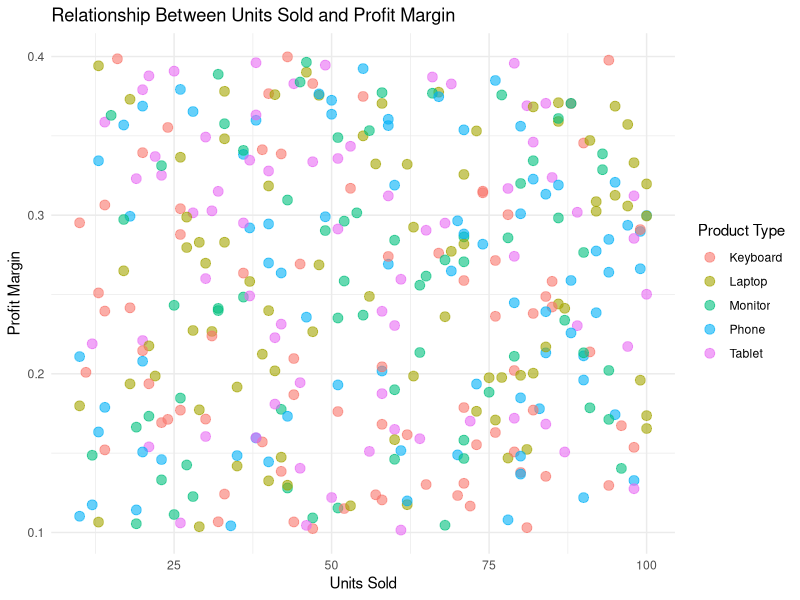
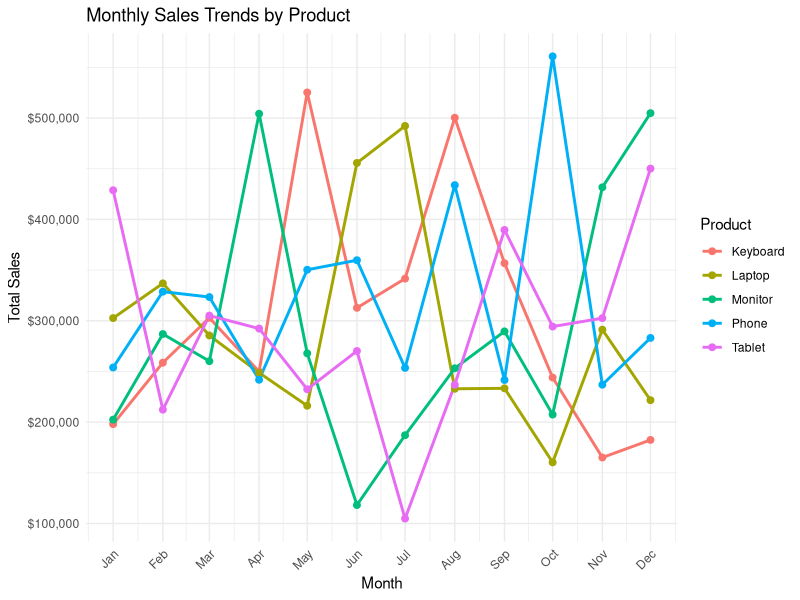
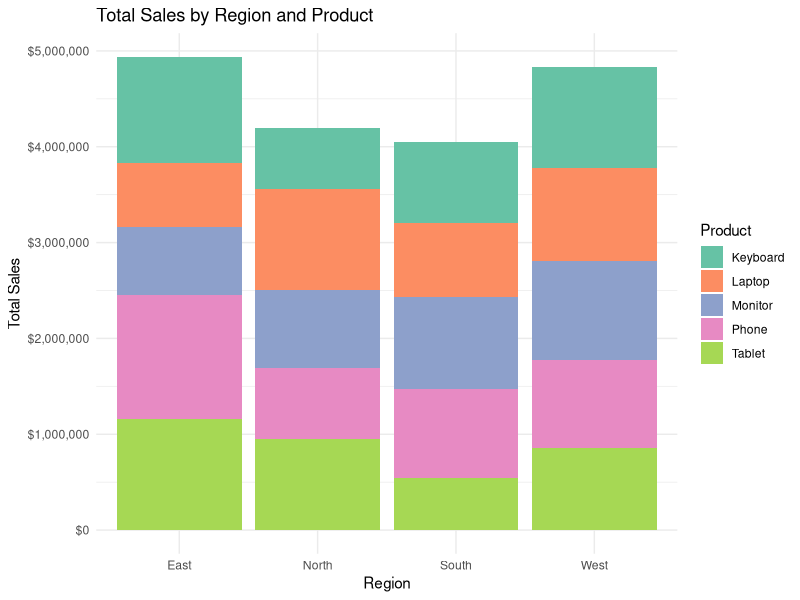
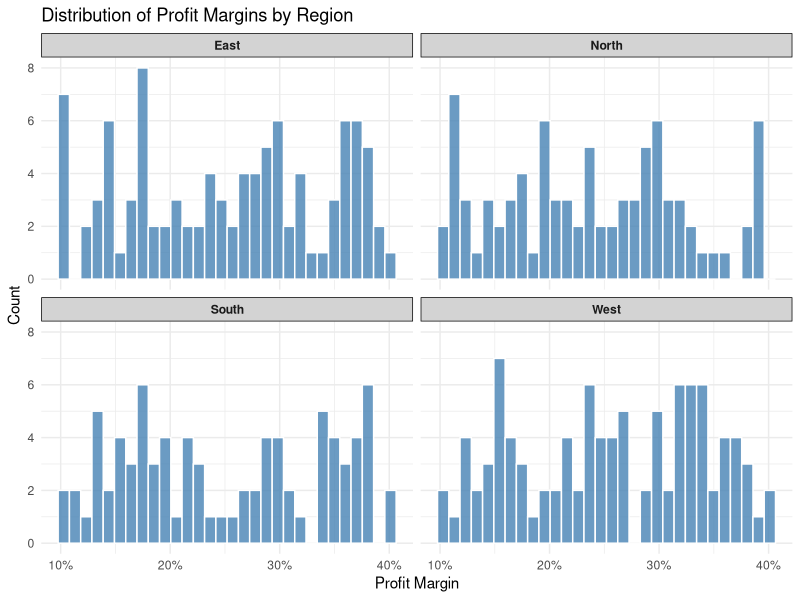
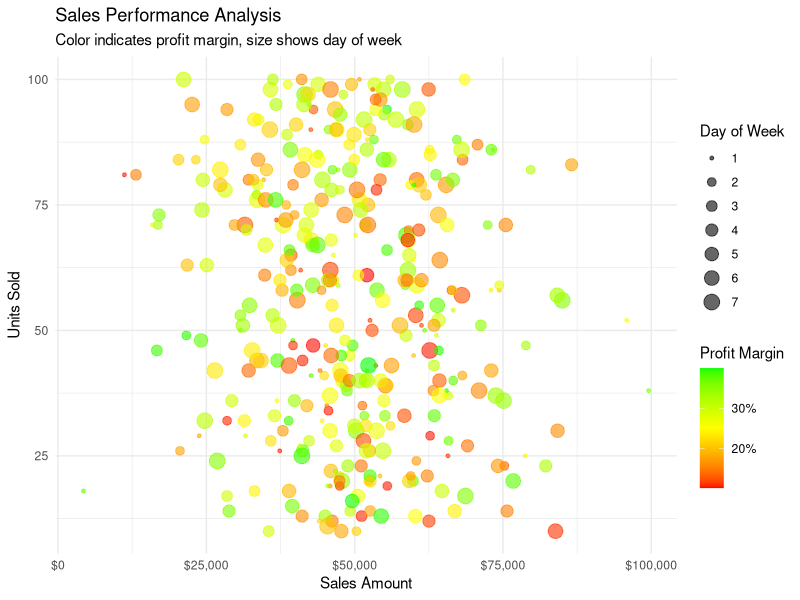
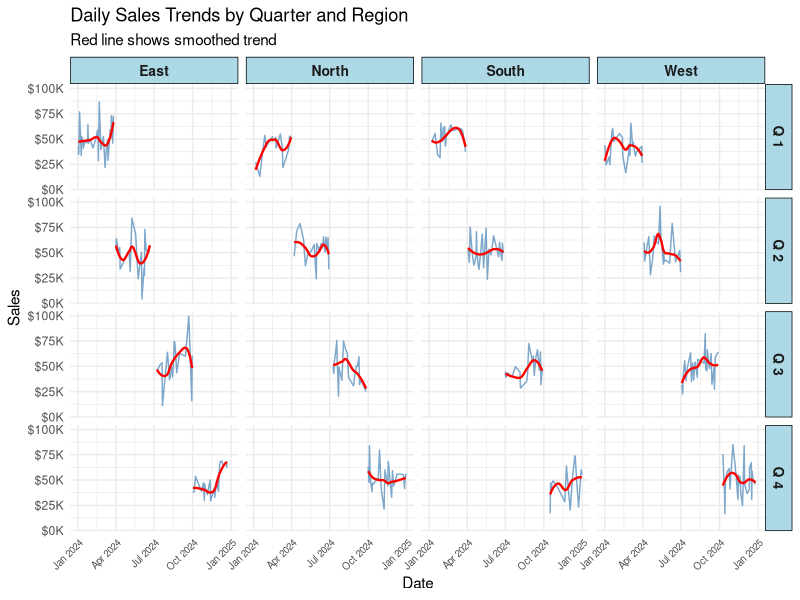
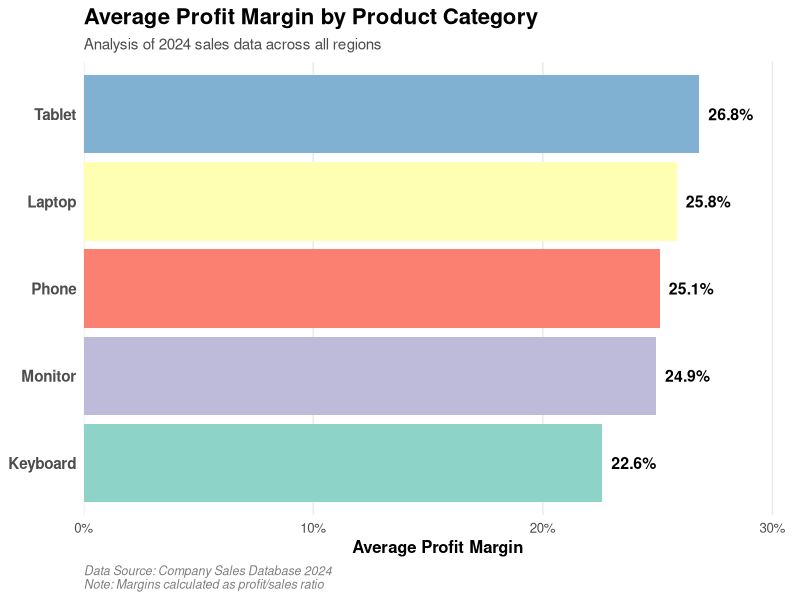
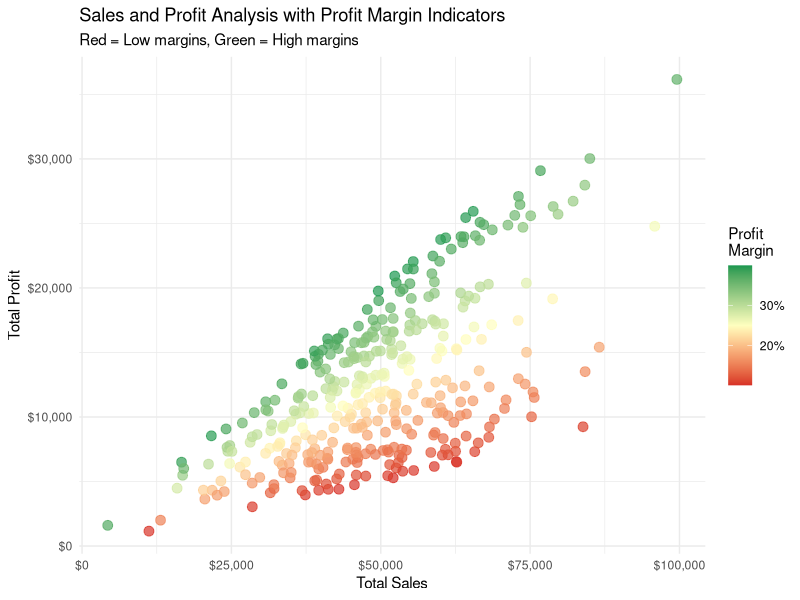

Write R code to recreate these figures, in order.
## ---- chunk 1
knitr::opts_chunk$set(echo = TRUE, warning = FALSE, message = FALSE, fig.width = 10, fig.height = 6)
## ---- chunk 2
library(tidyverse)
library(scales)
library(patchwork)
library(lubridate)
## ---- chunk 3
set.seed(123)

sales_data <- tibble(
  date = seq(as.Date('2024-01-01'), as.Date('2024-12-31'), by='day'),
  product = sample(c('Laptop', 'Phone', 'Tablet', 'Monitor', 'Keyboard'),
                   366, replace = TRUE),
  region = sample(c('North', 'South', 'East', 'West'),
                  366, replace = TRUE),
  sales = round(rnorm(366, mean = 50000, sd = 15000)),
  units = sample(10:100, 366, replace = TRUE),
  profit_margin = runif(366, 0.1, 0.4)
) %>%
  mutate(
    profit = sales * profit_margin,
    month = month(date, label = TRUE),
    quarter = quarter(date),
    day_of_week = wday(date, label = TRUE)
  )
## ---- chunk 4
ggplot(sales_data, aes(x = units, y = profit_margin, color = product)) +
  geom_point(size = 3, alpha = 0.6) +
  labs(
    title = 'Relationship Between Units Sold and Profit Margin',
    x = 'Units Sold',
    y = 'Profit Margin',
    color = 'Product Type'
  ) +
  theme_minimal()
## ---- chunk 5
# Prepare monthly data
monthly_product_sales <- sales_data %>%
  mutate(month_date = floor_date(date, 'month')) %>%
  group_by(month_date, product) %>%
  summarise(total_sales = sum(sales), .groups = 'drop')

# Create plot
ggplot(monthly_product_sales, aes(x = month_date, y = total_sales,
                                   color = product, group = product)) +
  geom_line(size = 1) +
  geom_point(size = 2) +
  scale_y_continuous(labels = dollar_format()) +
  scale_x_date(date_breaks = '1 month', date_labels = '%b') +
  labs(
    title = 'Monthly Sales Trends by Product',
    x = 'Month',
    y = 'Total Sales',
    color = 'Product'
  ) +
  theme_minimal() +
  theme(axis.text.x = element_text(angle = 45, hjust = 1))
## ---- chunk 6
# Prepare data
region_product_sales <- sales_data %>%
  group_by(region, product) %>%
  summarise(total_sales = sum(sales), .groups = 'drop')

# Create stacked bar chart
ggplot(region_product_sales, aes(x = region, y = total_sales, fill = product)) +
  geom_col(position = 'stack') +
  scale_y_continuous(labels = dollar_format()) +
  scale_fill_brewer(palette = 'Set2') +
  labs(
    title = 'Total Sales by Region and Product',
    x = 'Region',
    y = 'Total Sales',
    fill = 'Product'
  ) +
  theme_minimal()
## ---- chunk 7
ggplot(sales_data, aes(x = profit_margin)) +
  geom_histogram(bins = 30, fill = 'steelblue',
                 color = 'white', alpha = 0.8) +
  facet_wrap(~ region, ncol = 2) +
  scale_x_continuous(labels = percent_format()) +
  labs(
    title = 'Distribution of Profit Margins by Region',
    x = 'Profit Margin',
    y = 'Count'
  ) +
  theme_minimal() +
  theme(
    strip.background = element_rect(fill = 'lightgray'),
    strip.text = element_text(face = 'bold')
  )
## ---- chunk 8
ggplot(sales_data, aes(x = sales, y = units,
                       color = profit_margin,
                       size = as.numeric(day_of_week))) +
  geom_point(alpha = 0.6) +
  scale_color_gradient2(
    low = 'red',
    mid = 'yellow',
    high = 'green',
    midpoint = median(sales_data$profit_margin),
    labels = percent_format()
  ) +
  scale_size_continuous(range = c(1, 5)) +
  scale_x_continuous(labels = dollar_format()) +
  labs(
    title = 'Sales Performance Analysis',
    subtitle = 'Color indicates profit margin, size shows day of week',
    x = 'Sales Amount',
    y = 'Units Sold',
    color = 'Profit Margin',
    size = 'Day of Week'
  ) +
  theme_minimal()
## ---- chunk 9
ggplot(sales_data, aes(x = date, y = sales)) +
  geom_line(color = 'steelblue', alpha = 0.7) +
  geom_smooth(method = 'loess', color = 'red',
              se = FALSE, size = 0.8) +
  facet_grid(quarter ~ region,
             labeller = labeller(quarter = function(x) paste('Q', x))) +
  scale_y_continuous(labels = dollar_format(scale = 0.001, suffix = 'K')) +
  labs(
    title = 'Daily Sales Trends by Quarter and Region',
    subtitle = 'Red line shows smoothed trend',
    x = 'Date',
    y = 'Sales'
  ) +
  theme_minimal() +
  theme(
    strip.background = element_rect(fill = 'lightblue'),
    strip.text = element_text(face = 'bold', size = 10),
    axis.text.x = element_text(angle = 45, hjust = 1, size = 7)
  )
## ---- chunk 10
# Prepare data
avg_margin <- sales_data %>%
  group_by(product) %>%
  summarise(avg_profit_margin = mean(profit_margin), .groups = 'drop')

# Create plot
ggplot(avg_margin, aes(x = reorder(product, avg_profit_margin),
                       y = avg_profit_margin,
                       fill = product)) +
  geom_col(show.legend = FALSE) +
  geom_text(aes(label = scales::percent(avg_profit_margin, accuracy = 0.1)),
            hjust = -0.2, size = 4, fontface = 'bold') +
  scale_y_continuous(
    labels = percent_format(),
    expand = expansion(mult = c(0, 0.15))
  ) +
  scale_fill_brewer(palette = 'Set3') +
  coord_flip() +
  labs(
    title = 'Average Profit Margin by Product Category',
    subtitle = 'Analysis of 2024 sales data across all regions',
    x = NULL,
    y = 'Average Profit Margin',
    caption = 'Data Source: Company Sales Database 2024\nNote: Margins calculated as profit/sales ratio'
  ) +
  theme_minimal(base_size = 12) +
  theme(
    plot.title = element_text(size = 16, face = 'bold', hjust = 0),
    plot.subtitle = element_text(size = 11, color = 'gray30', hjust = 0),
    plot.caption = element_text(size = 9, color = 'gray50',
                                hjust = 0, face = 'italic'),
    axis.title.x = element_text(size = 12, face = 'bold'),
    axis.text.y = element_text(size = 11, face = 'bold'),
    panel.grid.major.y = element_blank(),
    panel.grid.minor = element_blank()
  )
## ---- chunk 11
ggplot(sales_data, aes(x = sales, y = profit, color = profit_margin)) +
  geom_point(size = 3, alpha = 0.7) +
  scale_color_gradient2(
    low = '#d73027',      # Red
    mid = '#ffffbf',      # Yellow
    high = '#1a9850',     # Green
    midpoint = median(sales_data$profit_margin),
    labels = percent_format(),
    name = 'Profit\nMargin'
  ) +
  scale_x_continuous(labels = dollar_format()) +
  scale_y_continuous(labels = dollar_format()) +
  labs(
    title = 'Sales and Profit Analysis with Profit Margin Indicators',
    subtitle = 'Red = Low margins, Green = High margins',
    x = 'Total Sales',
    y = 'Total Profit'
  ) +
  theme_minimal() +
  theme(legend.position = 'right')
## ---- chunk 12
ggplot(sales_data, aes(x = region, y = profit)) +
  geom_boxplot(fill = 'lightgray', alpha = 0.7,
               outlier.shape = NA) +
  geom_jitter(aes(color = product),
              width = 0.2,
              alpha = 0.5,
              size = 2) +
  scale_y_continuous(labels = dollar_format()) +
  scale_color_brewer(palette = 'Set1') +
  labs(
    title = 'Profit Distribution Across Regions',
    subtitle = 'Box plots show distribution quartiles, points show individual transactions',
    x = 'Region',
    y = 'Profit',
    color = 'Product Type'
  ) +
  theme_minimal(base_size = 12) +
  theme(
    plot.title = element_text(face = 'bold', size = 14),
    legend.position = 'bottom'
  )
## ---- chunk 13
# Prepare data
heatmap_data <- sales_data %>%
  group_by(product, day_of_week) %>%
  summarise(avg_margin = mean(profit_margin), .groups = 'drop')

# Create heatmap
ggplot(heatmap_data, aes(x = day_of_week, y = product, fill = avg_margin)) +
  geom_tile(color = 'white', size = 1.5) +
  geom_text(aes(label = scales::percent(avg_margin, accuracy = 0.1)),
            color = 'black', fontface = 'bold', size = 4) +
  scale_fill_gradient2(
    low = '#d73027',
    mid = '#ffffbf',
    high = '#1a9850',
    midpoint = median(heatmap_data$avg_margin),
    labels = percent_format(),
    name = 'Average\nProfit Margin'
  ) +
  labs(
    title = 'Profit Margin Patterns by Product and Day of Week',
    subtitle = 'Darker green indicates higher profit margins',
    x = 'Day of Week',
    y = 'Product'
  ) +
  theme_minimal(base_size = 12) +
  theme(
    plot.title = element_text(face = 'bold', size = 14),
    axis.text.x = element_text(angle = 45, hjust = 1),
    axis.text.y = element_text(face = 'bold'),
    panel.grid = element_blank(),
    legend.position = 'right'
  )
## ---- chunk 14
# Plot 1: Time series with trend
daily_totals <- sales_data %>%
  group_by(date) %>%
  summarise(total_sales = sum(sales), .groups = 'drop')

p1 <- ggplot(daily_totals, aes(x = date, y = total_sales)) +
  geom_line(color = 'steelblue', alpha = 0.6) +
  geom_smooth(method = 'loess', color = 'darkred', se = TRUE, size = 1) +
  scale_y_continuous(labels = dollar_format(scale = 0.001, suffix = 'K')) +
  scale_x_date(date_breaks = '1 month', date_labels = '%b') +
  labs(title = 'Daily Sales Trend', x = NULL, y = 'Sales') +
  theme_minimal(base_size = 11) +
  theme(axis.text.x = element_text(angle = 45, hjust = 1),
        plot.title = element_text(face = 'bold'))

# Plot 2: Bar chart by product
product_totals <- sales_data %>%
  group_by(product) %>%
  summarise(total_sales = sum(sales), .groups = 'drop')

p2 <- ggplot(product_totals,
             aes(x = reorder(product, total_sales),
                 y = total_sales, fill = product)) +
  geom_col(show.legend = FALSE) +
  coord_flip() +
  scale_y_continuous(labels = dollar_format(scale = 0.000001, suffix = 'M')) +
  scale_fill_brewer(palette = 'Set2') +
  labs(title = 'Sales by Product', x = NULL, y = 'Total Sales') +
  theme_minimal(base_size = 11) +
  theme(plot.title = element_text(face = 'bold'))

# Plot 3: Faceted box plots
p3 <- ggplot(sales_data, aes(x = region, y = sales, fill = region)) +
  geom_boxplot(show.legend = FALSE) +
  facet_wrap(~ product, scales = 'free_x', ncol = 5) +
  scale_y_continuous(labels = dollar_format(scale = 0.001, suffix = 'K')) +
  scale_fill_brewer(palette = 'Pastel1') +
  labs(title = 'Sales Distribution by Product and Region',
       x = NULL, y = 'Sales') +
  theme_minimal(base_size = 11) +
  theme(plot.title = element_text(face = 'bold'),
        axis.text.x = element_text(angle = 45, hjust = 1, size = 8),
        strip.text = element_text(face = 'bold'))

# Plot 4: Scatter plot
p4 <- ggplot(sales_data, aes(x = sales, y = profit,
                             size = units, color = product)) +
  geom_point(alpha = 0.5) +
  geom_smooth(method = 'lm', se = FALSE, color = 'black',
              linetype = 'dashed', size = 0.5) +
  scale_size_continuous(range = c(0.5, 4), guide = 'none') +
  scale_x_continuous(labels = dollar_format(scale = 0.001, suffix = 'K')) +
  scale_y_continuous(labels = dollar_format(scale = 0.001, suffix = 'K')) +
  scale_color_brewer(palette = 'Dark2') +
  labs(title = 'Sales vs Profit', x = 'Sales', y = 'Profit',
       color = 'Product') +
  theme_minimal(base_size = 11) +
  theme(plot.title = element_text(face = 'bold'),
        legend.position = 'bottom')

# Combine all plots
dashboard <- (p1 + p2) / (p3 + p4) +
  plot_annotation(
    title = 'Sales Performance Dashboard 2024',
    subtitle = 'Comprehensive analysis of sales, products, and regional performance',
    caption = paste('Data source: Company Sales Database | Generated:', Sys.Date()),
    theme = theme(
      plot.title = element_text(size = 18, face = 'bold', hjust = 0.5),
      plot.subtitle = element_text(size = 12, hjust = 0.5),
      plot.caption = element_text(size = 9, hjust = 1, face = 'italic')
    )
  )

# Display dashboard
print(dashboard)

# Save dashboard
ggsave('sales_dashboard.png', dashboard,
       width = 16, height = 10, dpi = 300, bg = 'white')

cat('Dashboard saved successfully!\n')
## ---- chunk 15
sessionInfo()
